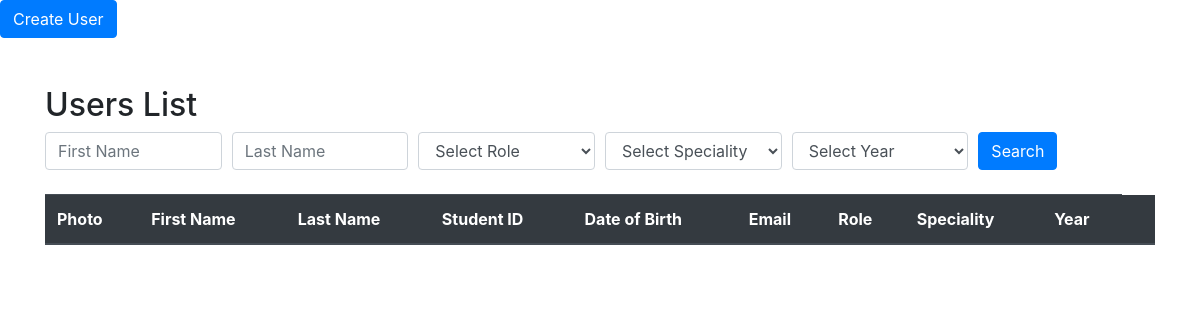
/user/userslist/, run on an earlier commit of the app's database.
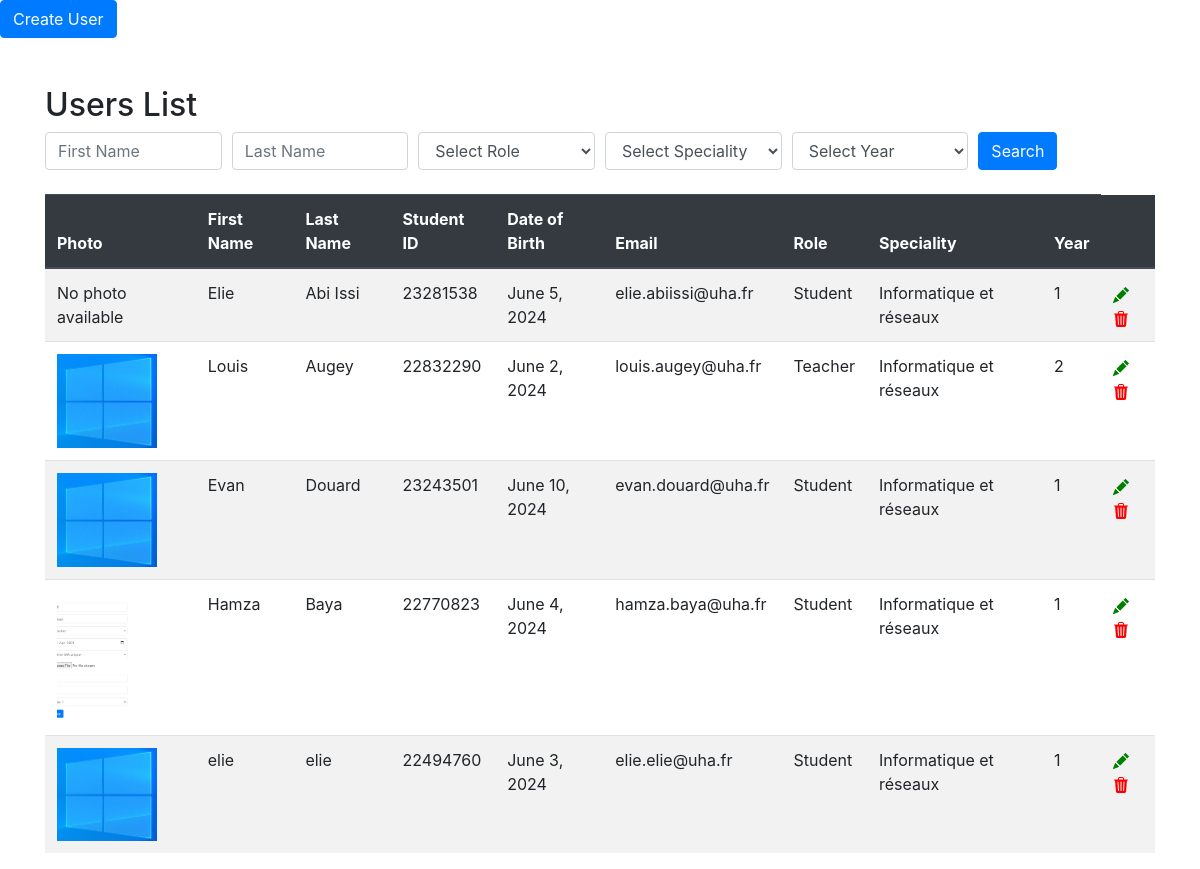
And on a later commit of the database.
### databaseprojet/models.py (models this page shows, shortened)
class User(AbstractBaseUser, PermissionsMixin):
    id = models.AutoField(primary_key=True)
    first_name = models.CharField(max_length=255)
    last_name = models.CharField(max_length=255)
    roles = models.ForeignKey('Roles', on_delete=models.CASCADE)
    date_of_birth = models.DateField()
    speciality_id = models.ForeignKey('Speciality', on_delete=models.CASCADE)
    photo = models.ImageField(upload_to='user_photos/')
    email = models.EmailField(unique=True)
    password = models.TextField(max_length=255)
    student_id = models.IntegerField(unique=True)
    year = models.IntegerField()
    is_active = models.BooleanField(default=True) # Statut de l'utilisateur
    is_staff = models.BooleanField(default=False) # Statut de l'utilisateur
    groups = models.ManyToManyField(Group, related_name='databaseprojet_user_set', blank=True)
    user_permissions = models.ManyToManyField(Permission, related_name='databaseprojet_user_permissions_set', blank=True)
    objects = UserManager() # Pour assigner le gestionnaire personnalisé 'UseManager' à ce modèle
    password = models.TextField(max_length=255)
    USERNAME_FIELD = 'email'
    REQUIRED_FIELDS = ['first_name', 'last_name', 'roles', 'date_of_birth', 'speciality_id', 'student_id', 'year']

class Roles(models.Model):
    ROLES = [
        ('Student', 'Student'),
        ('Teacher', 'Teacher'),
        ('Supervisor', 'Supervisor'),
    ]
    name = models.CharField(max_length=50, choices=ROLES, unique=True)

class Speciality(models.Model):
    SPECIALITY_CHOICES = [
        (1, 'Informatique et réseaux'),
        (2, 'Automatique et systèmes embarqués'),
        (3, 'Génie Textile et Fibres'),
        (4, 'Génie Mécanique'),
        (5, 'Génie industriel'),
    ]
    id = models.AutoField(primary_key=True)
    speciality_id = models.IntegerField(choices=SPECIALITY_CHOICES, unique=True)
    name = models.CharField(max_length=255)
    responsible_id = models.IntegerField()

### user/views.py (the view)
# urls.py: path('userslist/', views.userslist, name='userslist'),
def userslist(request):
    first_name = request.GET.get('first_name', '')
    last_name = request.GET.get('last_name', '')
    role_id = request.GET.get('roles', '')
    speciality_id = request.GET.get('speciality_id', '')
    year = request.GET.get('year', '')
    users = User.objects.all()
    if first_name:
        users = users.filter(first_name__icontains=first_name)
    if last_name:
        users = users.filter(last_name__icontains=last_name)
    if role_id:
        users = users.filter(roles__id=role_id)
    if speciality_id:
        users = users.filter(speciality_id=speciality_id)
    if year:
        users = users.filter(year=year)
    roles = Roles.objects.all()
    specialities = Speciality.objects.all()
    context = {
        'users': users,
        'roles': roles,
        'specialities': specialities,
    }
    return render(request, 'userslist.html', context)

### user/templates/userslist.html (shortened to what this page needs)
<!DOCTYPE html>
<html lang="en">
<head>
    <link href="https://maxcdn.bootstrapcdn.com/bootstrap/4.5.2/css/bootstrap.min.css" rel="stylesheet">
</head>
<body>
    <a href="{% url 'createuser' %}" class="btn btn-primary">Create User</a>
<div class="container mt-5">
    <h2>Users List</h2>
    <form method="get" action="{% url 'userslist' %}" class="mb-4">
        <div class="form-row">
            <div class="col">
                <input type="text" class="form-control" name="first_name" placeholder="First Name" value="{{ request.GET.first_name }}">
            </div>
            <div class="col">
                <input type="text" class="form-control" name="last_name" placeholder="Last Name" value="{{ request.GET.last_name }}">
            </div>
            <div class="col">
                <select name="roles" id="id_role" class="form-control">
                    <option value="">Select Role</option>
                </select>
            </div>
            <div class="col">
                <select name="speciality_id" id="id_speciality" class="form-control">
                    <option value="">Select Speciality</option>
                </select>
            </div>
            <div class="col">
                <select name="year" id="id_year" class="form-control">
                    <option value="">Select Year</option>
                </select>
            </div>
            <div class="col">
                <button type="submit" class="btn btn-primary">Search</button>
            </div>
        </div>
    </form>
    <table class="table table-striped" style="border: 0px;">
        <thead class="thead-dark">
            <tr>
                <th scope="col">Photo</th>
                <th scope="col">First Name</th>
                <th scope="col">Last Name</th>
                <th scope="col">Student ID</th>
                <th scope="col">Date of Birth</th>
                <th scope="col">Email</th>
                <th scope="col">Role</th>
                <th scope="col">Speciality</th>
                <th scope="col">Year</th>
                <th style="border-right: 0px; border-top: 0px;"></th>
            </tr>
        </thead>
        <tbody>
            {% for user in users %}
            <tr>
                <td>
                    {% if user.photo %}
                    <img src="{{ user.photo.url }}" alt="Photo" width="100px">
                    {% else %}
                    <span>No photo available</span>
                    {% endif %}
                </td>
                <td>{{ user.first_name }}</td>
                <td>{{ user.last_name }}</td>
                <td>{{ user.student_id }}</td>
                <td>{{ user.date_of_birth }}</td>
                <td>{{ user.email }}</td>
                <td>{{ user.roles.name }}</td>
                <td>{{ user.speciality_id.name }}</td>
                <td>{{ user.year }}</td>
                <td>
                    <div class="d-inline">
                    <a href="{% url 'edituser' user.id %}">
                    </a>
                    <a href="#" class="delete-user-btn" data-toggle="modal" data-target="#deleteConfirmationModal" data-user-id="{{ user.id }}">
                    </a>
                    </div>
                </td>
            </tr>
            {% endfor %}
        </tbody>
    </table>
</div>
</body>
</html>

What changed in the data, as far as the page shows it:
added User: photo "No photo available", first_name "Elie", last_name "Abi Issi", student_id "23281538", date_of_birth "June 5, 2024", email "elie.abiissi@uha.fr", roles.name "Student", speciality_id.name "Informatique et réseaux", year "1"
added User: photo (picture), first_name "Louis", last_name "Augey", student_id "22832290", date_of_birth "June 2, 2024", email "louis.augey@uha.fr", roles.name "Teacher", speciality_id.name "Informatique et réseaux", year "2"
added User: photo (picture), first_name "Evan", last_name "Douard", student_id "23243501", date_of_birth "June 10, 2024", email "evan.douard@uha.fr", roles.name "Student", speciality_id.name "Informatique et réseaux", year "1"
added User: photo (picture), first_name "Hamza", last_name "Baya", student_id "22770823", date_of_birth "June 4, 2024", email "hamza.baya@uha.fr", roles.name "Student", speciality_id.name "Informatique et réseaux", year "1"
added User: photo (picture), first_name "elie", last_name "elie", student_id "22494760", date_of_birth "June 3, 2024", email "elie.elie@uha.fr", roles.name "Student", speciality_id.name "Informatique et réseaux", year "1"
